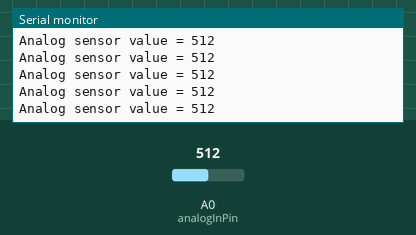
The sketch below on a simulated Arduino Uno, built with avr-gcc and run on an emulated ATmega328P. Shown: the last lines printed to the serial monitor. Inputs (shaded band) come from the test bench; at power-on: A0 (analogInPin) = 512.

Above: at 1.2 s.
1.3 s: A0 (analogInPin) set to 716
At 1.31 s:
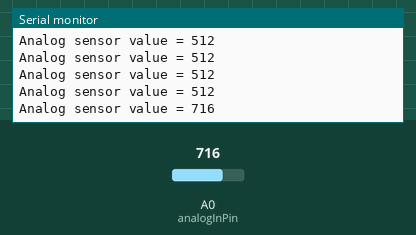
2.8 s: A0 (analogInPin) set to 900
At 2.82 s:
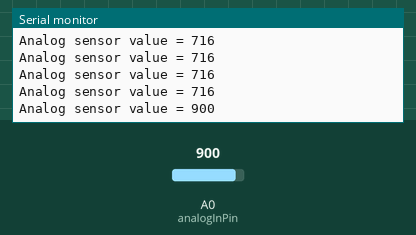
Timing chart, 0 to 5.8 s (numbered marks = the images above; inputs shaded):
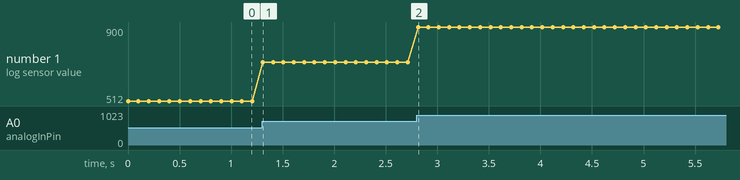

The sketch:

lightsenseA.ino
```cpp
const int analogInPin =A0;
int sensorValue =0;


void setup() {
  // put your setup code here, to run once:
  Serial.begin(9600);

}

void loop() {
  // put your main code here, to run repeatedly:
sensorValue = analogRead(analogInPin);
Serial.print("Analog sensor value = ");
Serial.println(sensorValue);
delay(100);
}
```

Measured:
- after the input at 1.3 s, the serial monitor: prints a new line at once (image 1)
- after the input at 2.8 s, the serial monitor: prints a new line at once (image 2)
- plotted number 1: 512 → 716 after the input at 1.3 s, 716 → 900 after the input at 2.8 s
